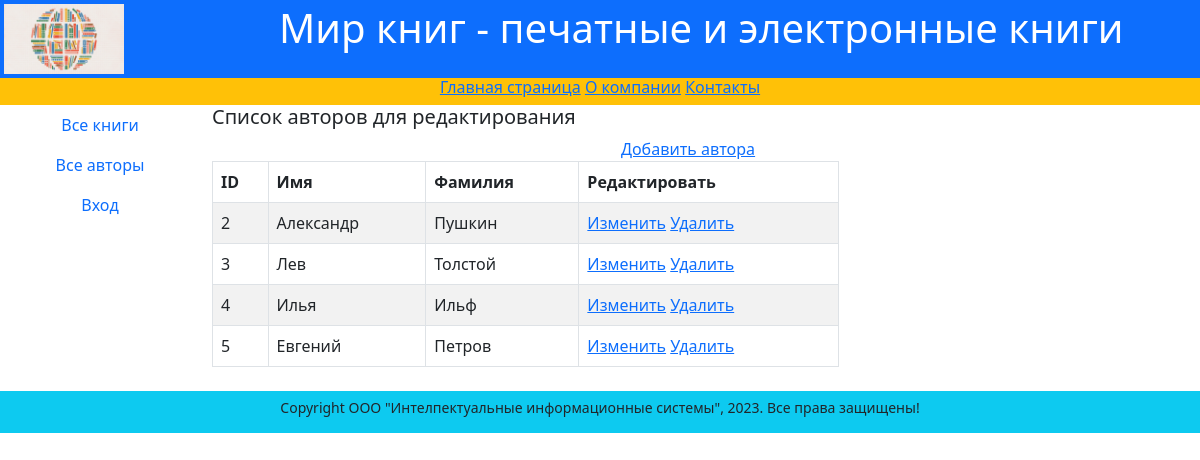
The app's page /edit_authors/ with its own data.
### catalog/models.py (models this page shows, shortened)
class Author(models.Model):
    first_name = models.CharField(max_length=200,
                            help_text='Введите имя автора',
                            verbose_name = 'Имя автора')
    last_name = models.CharField(max_length=200,
                            help_text='Введите фамилию автора',
                            verbose_name = 'Фамилия автора')
    date_of_birth = models.DateField(
        help_text='Введите дату рождения',
        verbose_name='Дaтa рождения',
        null=True, blank=True
    )
    about = models.TextField(help_text='Bвeдитe сведения об авторе',
                             verbose_name='Сведения об авторе')
    photo = models.ImageField(upload_to='images',
                              help_text='Введите фото автора',
                              verbose_name='Фoтo автора',
                              null=True, blank=True)

### catalog/views.py (the view)
# urls.py: path('edit_authors/', views.edit_authors, name = 'edit_authors'),
def edit_authors(request):
    author = Author.objects.all()
    context = {'author': author}
    return render(request, 'catalog/edit_authors.html', context)

### templates/catalog/edit_authors.html (shortened to what this page needs)
{% extends 'catalog/base.html' %}
{% block content %}
    <div class="row text-start lh-2">
        <h5>Список авторов для редактирования</h5>
    </div>
    <div class="row">
        <a href="/authors_add/{{authors_add}}">Дoбaвить автора</a>
        <div class="col-8">
            <table class="table table-striped table-bordered text-start">
                <thead>
                    <tr>
                        <th>ID</th>
                        <th>Имя</th>
                        <th>Фамилия</th>
                        <th>Редактировать</th>
                    </tr>
                </thead>
                <tbody>
                    {% if author %}
                        {% for author in author.all %}
                            <tr>
                                <td>{{author.id}}</td>
                                <td>{{author.first_name}}</td>
                                <td>{{author.last_name}}</td>
                                <td><a href="/edit_author/{{author.id}}">Измeнить</a>
                                    <a href="/delete/{{author.id}}">Удaлить</a></td>
                            </tr>
                        {% endfor %}
                    {% else %}
                            <p>В базе данны х нет авторов</p>
                    {% endif %}
                </tbody>
            </table>
        </div>
        <div class="col-2"></div>
    </div>
{% endblock %}

### records on screen
Author: id "2", first_name "Александр", last_name "Пушкин"
Author: id "3", first_name "Лев", last_name "Толстой"
Author: id "4", first_name "Илья", last_name "Ильф"
Author: id "5", first_name "Евгений", last_name "Петров"
